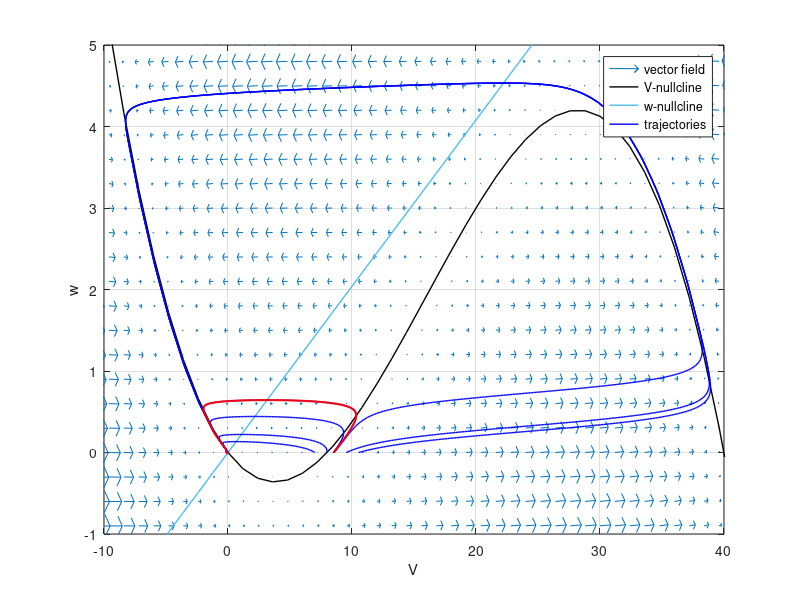

The MATLAB source for this figure:
delta = 0.03;
x_nullcline = 40*(-0.3:delta:1.1);
[x,y] = meshgrid(x_nullcline,40*(-0.15:(delta/4):0.2));
a = 0.2;
b = 0.00204;
c = 0.01;
v = x.*(a-x/40).*(x/40-1) - y;
w = b*x - c*y;

figure
quiver(x,y,v,w,2)
hold on
a = plot(x_nullcline, x_nullcline.*(a-x_nullcline/40).*(x_nullcline/40-1));
set(a,'LineWidth',1)
set(a,'Color','black')
hold on 
c = plot(x_nullcline, b/c*(x_nullcline));
set(c,'LineWidth',1)
hold on
felan1 = 7:1:8;
f = 8.5;
f2 = 8.531665;
felan3 = 8.54:1:10.54;
startx =   [felan1 f f2 felan3];
starty =  zeros(size(startx));
b = streamline(x,y,v,w,startx,starty);
set(b,'LineWidth',1)
hold on
felan2 = 8.5316596411;
h = streamline(x,y,v,w,felan2,0);
set(h,'Color','red')
set(h,'LineWidth',1.5)
grid on
xlim([-10 40])
ylim([-1 5])
xlabel('V')
ylabel('w')
legend('vector field','V-nullcline','w-nullcline', 'trajectories')